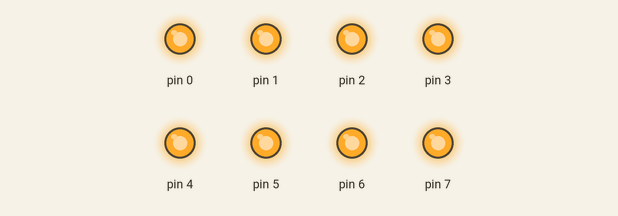
This sketch was run on a simulated Arduino Uno, built with avr-gcc and run on an emulated ATmega328P. On the bench: output pins drawn as LEDs (lit = HIGH). At 0.0 s the program stops and its outputs stay as they are.

Above: at 0.1 s.
Timing chart, 0 to 1.5 s (numbered marks = the images above):
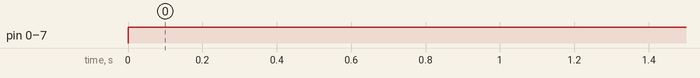

Measured:
- by itself, pin 0–7: LOW → HIGH at 0.00 s

The sketch:

basic_digital_output.ino
```cpp
// AVR code - ATmega328p - digital output

#include<avr/io.h>

int main()
{
  DDRD|= 0xFF;
  PORTD|= 0xFF;
  return 0;
}
```
